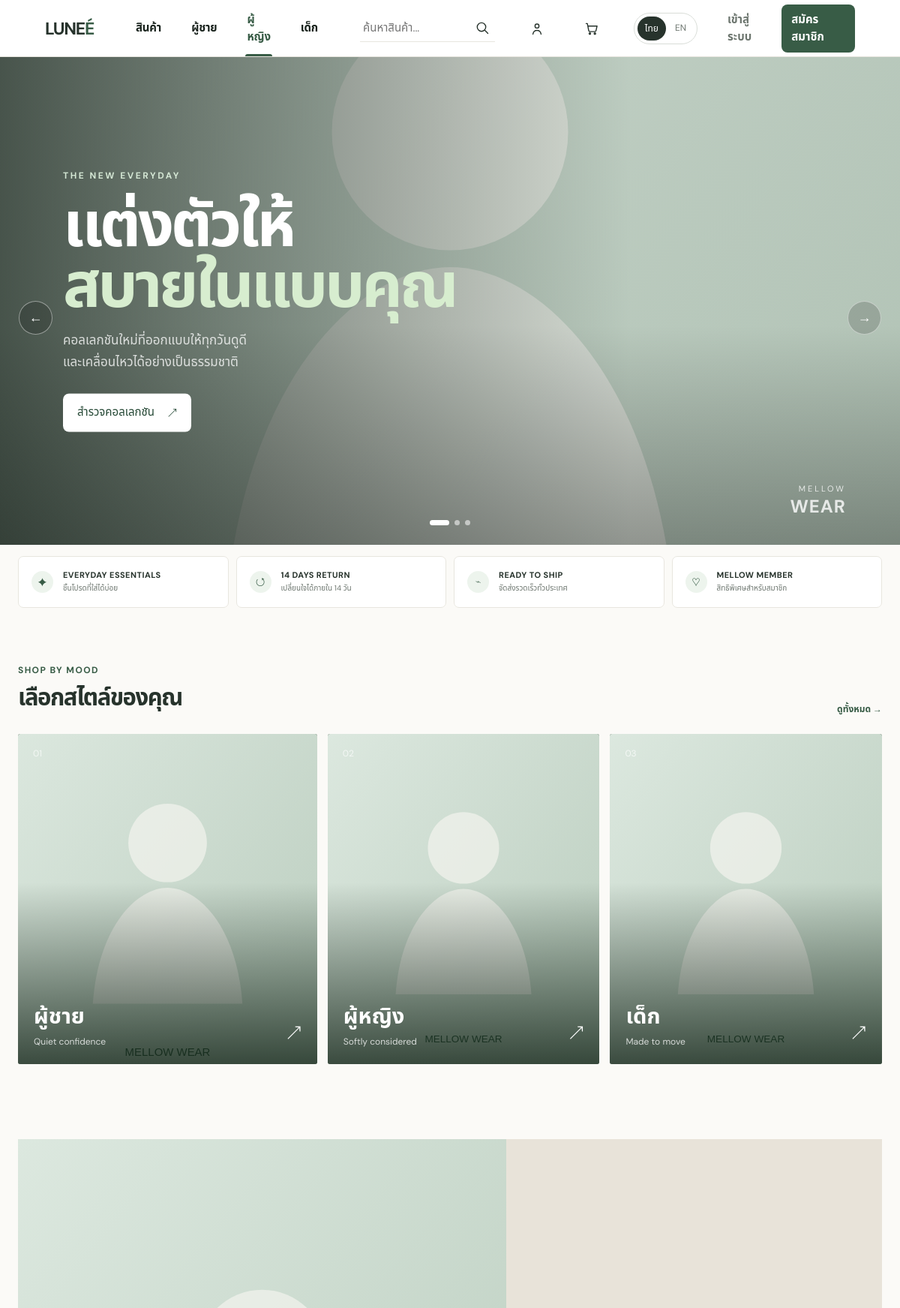
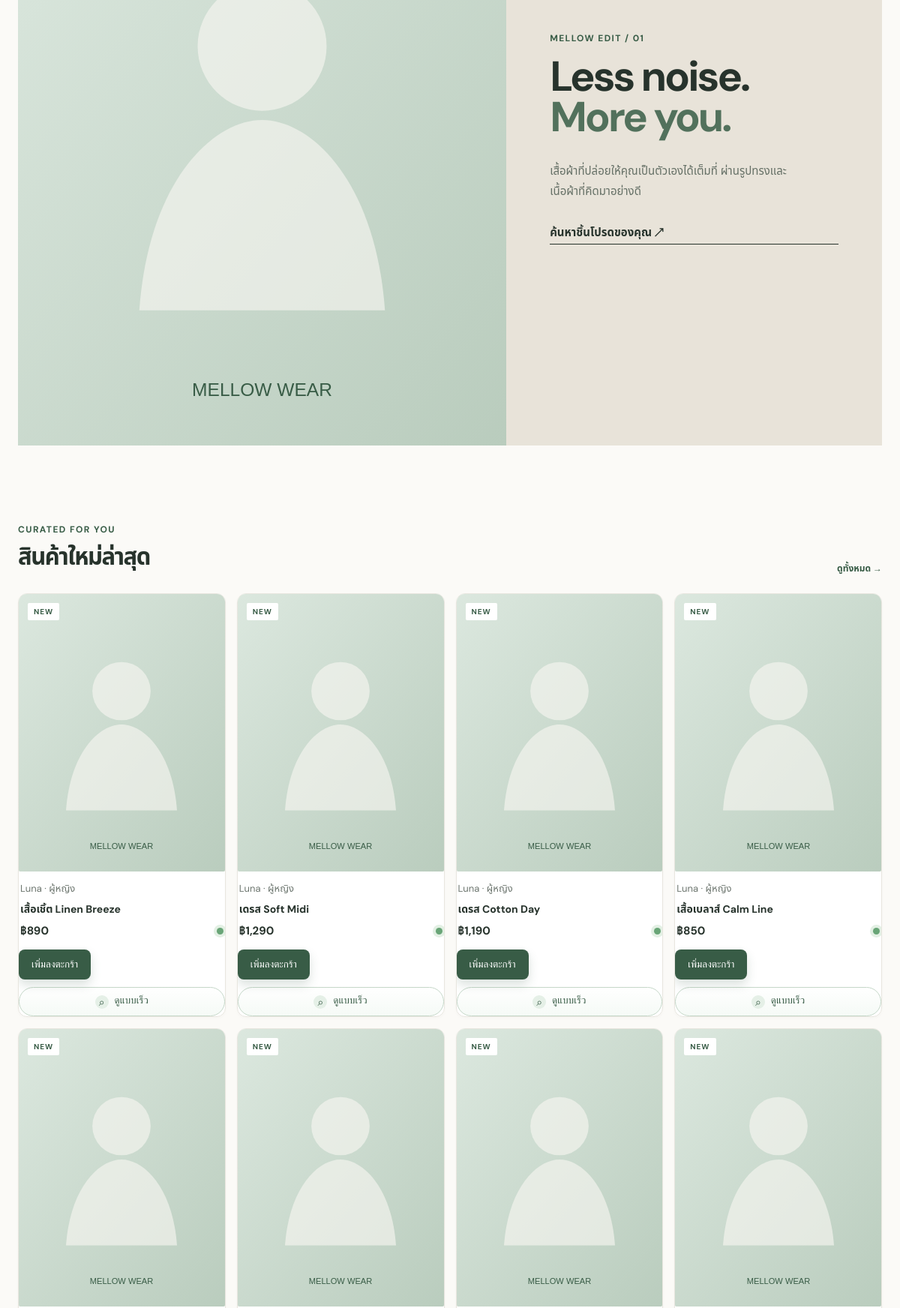
/index.php?category=women (upper part), run on the app's committed database (2 pictures, top to bottom).
### tables this page shows
CREATE TABLE products (
  id INT UNSIGNED AUTO_INCREMENT PRIMARY KEY,
  name VARCHAR(180) NOT NULL,
  category ENUM('men','women','kids') NOT NULL,
  brand VARCHAR(80) NOT NULL,
  color VARCHAR(50) NOT NULL,
  sizes VARCHAR(120) NOT NULL,
  price DECIMAL(10,2) NOT NULL,
  stock INT NOT NULL DEFAULT 0,
  image_url VARCHAR(500) DEFAULT NULL,
  description TEXT,
  is_active TINYINT(1) NOT NULL DEFAULT 1,
  created_at TIMESTAMP DEFAULT CURRENT_TIMESTAMP
);

### config.php (called while the page is built, shortened)
<?php
function db(): PDO {
    static $pdo;
    if (!$pdo) {
        $pdo = new PDO('mysql:host='.DB_HOST.';dbname='.DB_NAME.';charset=utf8mb4', DB_USER, DB_PASS, [
            PDO::ATTR_ERRMODE => PDO::ERRMODE_EXCEPTION,
            PDO::ATTR_DEFAULT_FETCH_MODE => PDO::FETCH_ASSOC,
        ]);
    }
    return $pdo;
}
function e(?string $value): string { return htmlspecialchars((string)$value, ENT_QUOTES, 'UTF-8'); }

### index.php (the view, shortened to what this page needs)
<?php
require_once __DIR__.'/config.php';
$where=['is_active = 1'];$params=[];
foreach(['category','color','brand'] as $field){if(!empty($_GET[$field])){$where[]="$field = :$field";$params[$field]=$_GET[$field];}}
$sort=($_GET['sort']??'')==='high'?'price DESC':(($_GET['sort']??'')==='low'?'price ASC':'created_at DESC');$stmt=db()->prepare('SELECT * FROM products WHERE '.implode(' AND ',$where)." ORDER BY $sort");$stmt->execute($params);$products=$stmt->fetchAll();$colors=db()->query('SELECT DISTINCT color FROM products WHERE is_active=1 ORDER BY color')->fetchAll(PDO::FETCH_COLUMN);$brands=db()->query('SELECT DISTINCT brand FROM products WHERE is_active=1 ORDER BY brand')->fetchAll(PDO::FETCH_COLUMN);$page_title='Mellow Wear | เสื้อผ้าทุกวัน';require __DIR__.'/partials_header.php';
?>
<main class="storefront" id="top">
<section class="store-hero" data-reveal><div class="hero-slide active"><img src="https://images.unsplash.com/photo-1529139574466-a303027c1d8b?auto=format&fit=crop&w=1800&q=88" alt="คอลเลกชันเสื้อผ้า Mellow Wear"><div class="hero-overlay"></div><div class="hero-copy"><div class="eyebrow">THE NEW EVERYDAY</div><h1>แต่งตัวให้<br><em>สบายในแบบคุณ</em></h1><p>คอลเลกชันใหม่ที่ออกแบบให้ทุกวันดูดี<br>และเคลื่อนไหวได้อย่างเป็นธรรมชาติ</p><a class="button hero-button" href="#new-arrivals">สำรวจคอลเลกชัน <span>↗</span></a></div></div><button class="hero-arrow prev" aria-label="สไลด์ก่อนหน้า">←</button><button class="hero-arrow next" aria-label="สไลด์ถัดไป">→</button><div class="hero-dots"><i class="active"></i><i></i><i></i></div><div class="hero-label">MELLOW<br><b>WEAR</b></div></section>
<section class="service-row" data-reveal><div><span>✦</span><b>EVERYDAY ESSENTIALS</b><small>ชิ้นโปรดที่ใส่ได้บ่อย</small></div><div><span>↺</span><b>14 DAYS RETURN</b><small>เปลี่ยนใจได้ภายใน 14 วัน</small></div><div><span>⌁</span><b>READY TO SHIP</b><small>จัดส่งรวดเร็วทั่วประเทศ</small></div><div><span>♡</span><b>MELLOW MEMBER</b><small>สิทธิพิเศษสำหรับสมาชิก</small></div></section>
<section class="shop-categories section-shell" data-reveal><div class="section-intro"><div><div class="eyebrow">SHOP BY MOOD</div><h2>เลือกสไตล์ของคุณ</h2></div><a class="view-link" href="#filters">ดูทั้งหมด →</a></div><div class="category-editorial"><a class="cat-tile cat-men" href="index.php?category=men"><img src="https://images.unsplash.com/photo-1617137968427-85924c800a22?auto=format&fit=crop&w=900&q=85" alt="เสื้อผ้าผู้ชาย" loading="lazy"><span>01</span><div><b>ผู้ชาย</b><small>Quiet confidence</small></div><i>↗</i></a><a class="cat-tile cat-women" href="index.php?category=women"><img src="https://images.unsplash.com/photo-1485968579580-b6d095142e6e?auto=format&fit=crop&w=900&q=85" alt="เสื้อผ้าผู้หญิง" loading="lazy"><span>02</span><div><b>ผู้หญิง</b><small>Softly considered</small></div><i>↗</i></a><a class="cat-tile cat-kids" href="index.php?category=kids"><img src="https://images.unsplash.com/photo-1503919545889-aef636e10ad4?auto=format&fit=crop&w=900&q=85" alt="เสื้อผ้าเด็ก" loading="lazy"><span>03</span><div><b>เด็ก</b><small>Made to move</small></div><i>↗</i></a></div></section>
<section class="promo-banner section-shell" data-reveal><div class="promo-image"><img src="https://images.unsplash.com/photo-1496747611176-843222e1e57c?auto=format&fit=crop&w=1400&q=85" alt="Mellow Wear new collection" loading="lazy"></div><div class="promo-copy"><div class="eyebrow">MELLOW EDIT / 01</div><h2>Less noise.<br><em>More you.</em></h2><p>เสื้อผ้าที่ปล่อยให้คุณเป็นตัวเองได้เต็มที่ ผ่านรูปทรงและเนื้อผ้าที่คิดมาอย่างดี</p><a class="text-link" href="#new-arrivals">ค้นหาชิ้นโปรดของคุณ ↗</a></div></section>
<section class="store-products section-shell" id="new-arrivals"><div class="section-intro" data-reveal><div><div class="eyebrow">CURATED FOR YOU</div><h2>สินค้าใหม่ล่าสุด</h2></div><a class="view-link" href="#filters">ดูทั้งหมด →</a></div><div class="product-grid store-grid"><?php foreach($products as $i=>$p): ?><article class="card store-card" data-reveal style="--delay:<?=$i*70?>ms"><a class="card-image" href="product.php?id=<?=$p['id']?>"><img src="<?=e($p['image_url'])?>" alt="<?=e($p['name'])?>" loading="lazy"><span class="card-badge">NEW</span></a><div class="card-body"><div class="card-meta"><?=e($p['brand'])?> · <?=['men'=>'ผู้ชาย','women'=>'ผู้หญิง','kids'=>'เด็ก'][$p['category']]?></div><h3><?=e($p['name'])?></h3><div class="card-bottom"><div class="price">฿<?=number_format((float)$p['price'])?></div><span class="stock-dot" title="พร้อมส่ง"></span></div></div><form method="post" action="cart.php" class="quick-add-form"><button class="button" type="submit">เพิ่มลงตะกร้า</button></form></article><?php endforeach; ?></div></section>
</main><?php require __DIR__.'/partials_footer.php'; ?>

### assets/style.css (style rules this page uses)
:root { --ink:#27332c;--muted:#6d766f;--paper:#fbfaf7;--line:#e8e6df;--sage:#dce8df;--accent:#385c46;--danger:#a74343 }
* { box-sizing:border-box }
body { margin:0;background:var(--paper);color:var(--ink);font:15px 'DM Sans','Noto Sans Thai',sans-serif }
a { color:inherit;text-decoration:none }
.button { display:inline-flex;justify-content:center;align-items:center;background:var(--accent);color:#fff!important;border:0;border-radius:8px;padding:12px 17px;font:600 14px inherit;cursor:pointer }
.eyebrow { font-size:12px;text-transform:uppercase;letter-spacing:1.4px;color:var(--accent);font-weight:bold }
.product-grid { display:grid;grid-template-columns:repeat(3,1fr);gap:21px;margin-bottom:60px }
.card { background:#fff;border:1px solid var(--line);border-radius:12px;overflow:hidden }
.card-image { display:block;height:292px;background:#edf0ec;overflow:hidden }
.card-image img { width:100%;height:100%;object-fit:cover;transition:transform .35s }
.card-body { padding:16px }
.card-meta { color:var(--muted);font-size:13px }
.card h3 { margin:7px 0;font-size:17px }
.price { font-size:17px;font-weight:700 }
html { scroll-behavior:smooth }
.text-link { font-weight:600;border-bottom:1px solid currentColor;padding-bottom:3px }
.card { transition:transform .3s,box-shadow .3s,border-color .3s;box-shadow:0 2px 5px rgba(34,47,39,.02) }
.card-image { position:relative }
.card-image:after { content:'';position:absolute;inset:0;background:linear-gradient(180deg,transparent 57%,rgba(29,46,34,.22));opacity:0;transition:opacity .25s }
.card-bottom { display:flex;justify-content:space-between;align-items:center }
.stock-dot { width:9px;height:9px;background:#69a577;border-radius:100%;box-shadow:0 0 0 4px #e3f0e4 }
.button { transition:transform .2s,box-shadow .2s,background .2s }
[data-reveal] { opacity:0;transform:translateY(20px);transition:opacity .65s ease var(--delay,0ms),transform .65s ease var(--delay,0ms) }
[data-reveal].is-revealed { opacity:1;transform:translateY(0) }
.image-fallback { object-fit:cover }
.view-link { font-size:12px;color:var(--accent);font-weight:600 }
.quick-add-form .button { position:relative;overflow:hidden;box-shadow:0 7px 14px rgba(56,92,70,.18);animation:cart-button-pulse 2.8s ease-in-out infinite }
.quick-add-form .button:after { content:'';position:absolute;inset:0;background:linear-gradient(110deg,transparent 25%,rgba(255,255,255,.3) 48%,transparent 70%);transform:translateX(-130%);animation:cart-button-shine 3.8s ease-in-out infinite }
.store-products { scroll-margin-top:92px }
body.page-ready main,body.page-ready footer { animation:page-content-in .45s ease both }

### data on the page
products: brand "Luna", category "ผู้หญิง", name "เสื้อเชิ้ต Linen Breeze", price "890"
products: brand "Luna", category "ผู้หญิง", name "เดรส Soft Midi", price "1,290"
products: brand "Luna", category "ผู้หญิง", name "เดรส Cotton Day", price "1,190"
products: brand "Luna", category "ผู้หญิง", name "เสื้อเบลาส์ Calm Line", price "850"

### other printed values
t('สินค้า','Shop') "สินค้า"
t('ผู้ชาย','Men') "ผู้ชาย"
t('ผู้หญิง','Women') "ผู้หญิง"
t('เด็ก','Kids') "เด็ก"
t('เข้าสู่ระบบ','Log in') "เข้าสู่ระบบ"
t('สมัครสมาชิก','Sign up') "สมัครสมาชิก"
